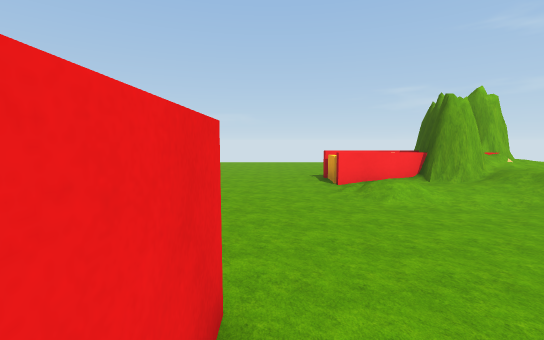
[1] (above)

24 first-person views from a walk through a Unity game level. The camera is 1.4 m above the floor, tilts 6° down and sees 90° across. The floor is counted in squares, 1 m on a side. Each view is taken from the middle of a square. On the plan, view 1 faces up. The plan holds only what a view shows up to about 13 squares ahead; the rest is blank. The place goes on beyond the plan. The player is left out.

[2]
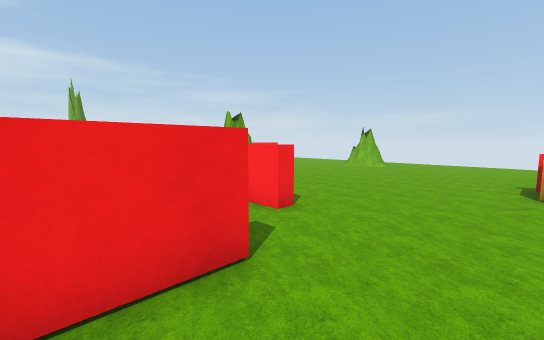

[3]
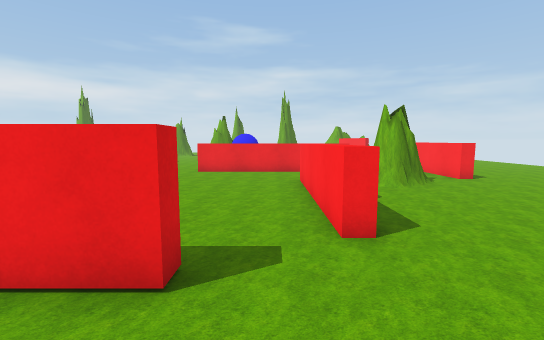

[4]
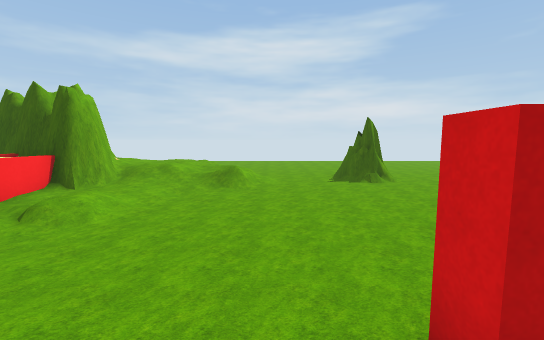

[5]
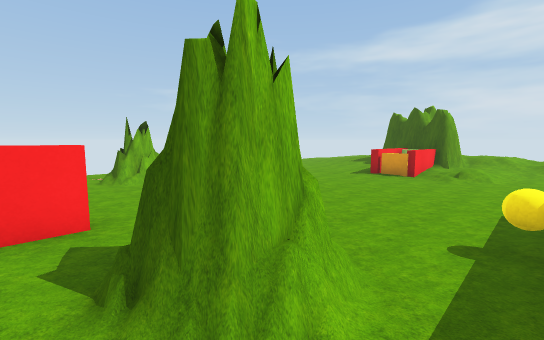

[6]
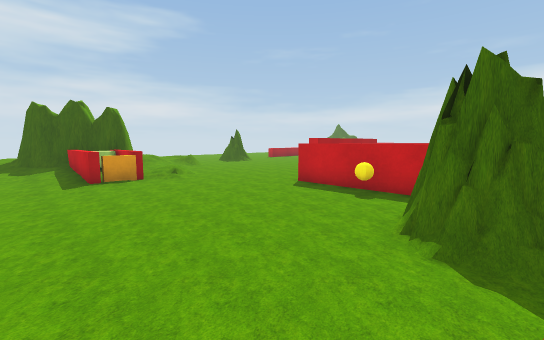

[7]
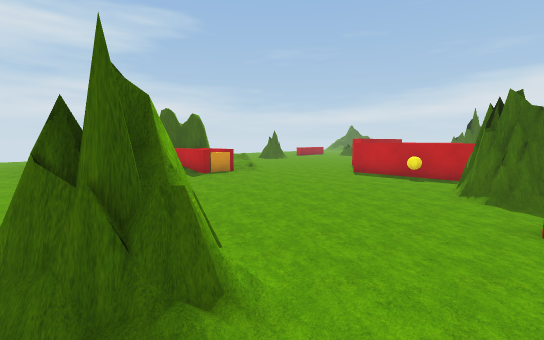

[8]
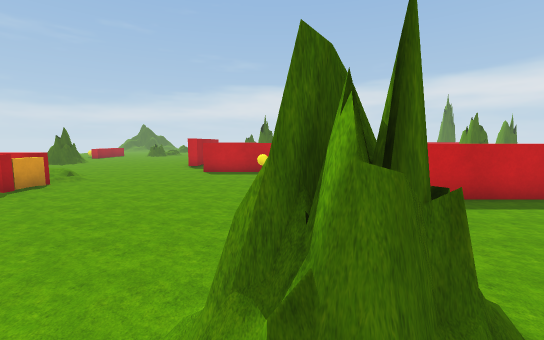

[9]
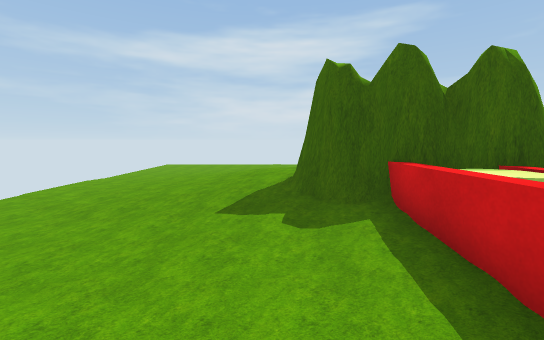

[10]
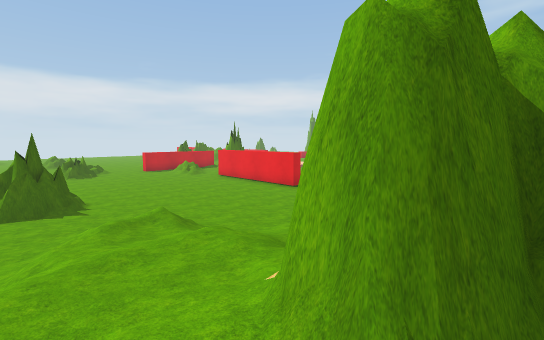

[11]
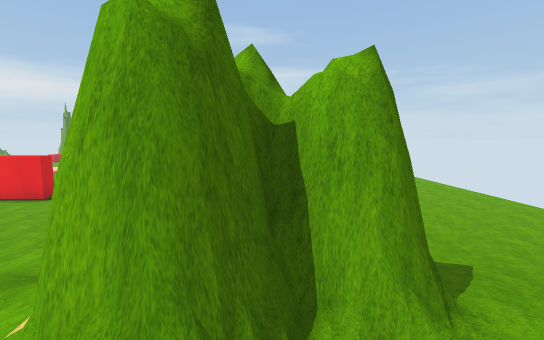

[12]
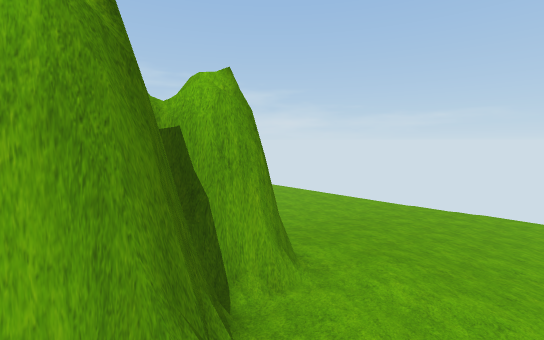

[13]
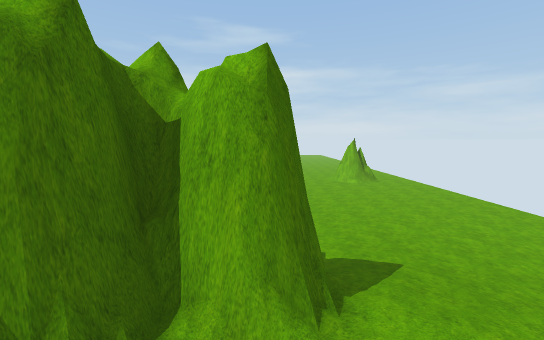

[14]
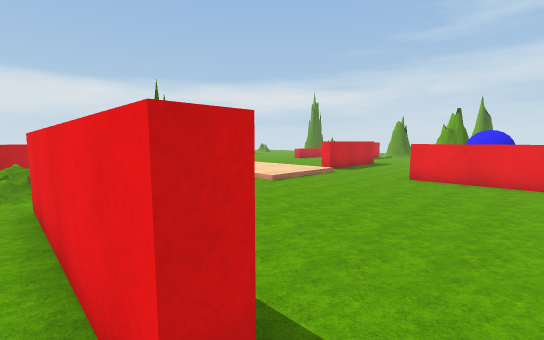

[15]
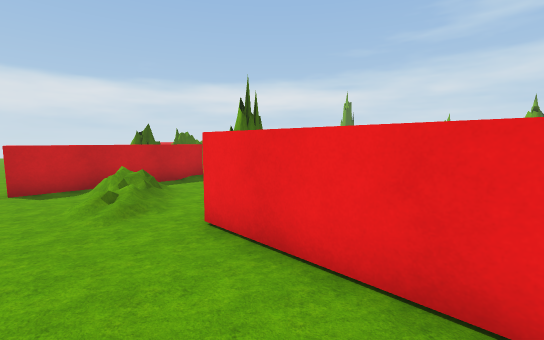

[16]
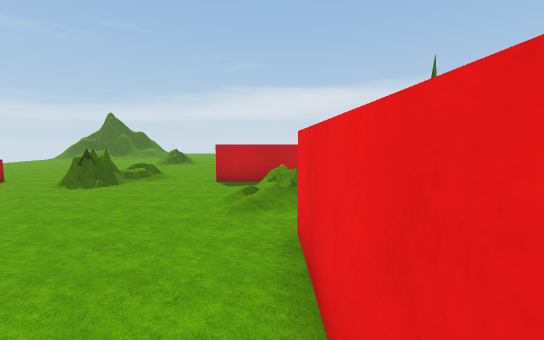

[17]
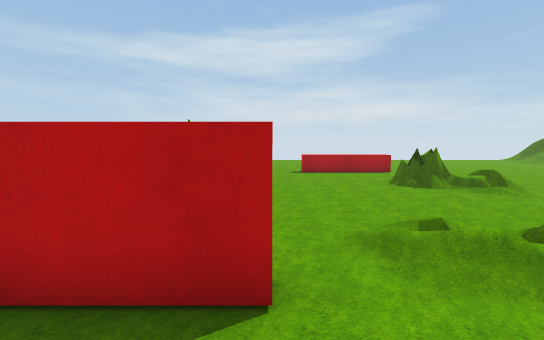

[18]
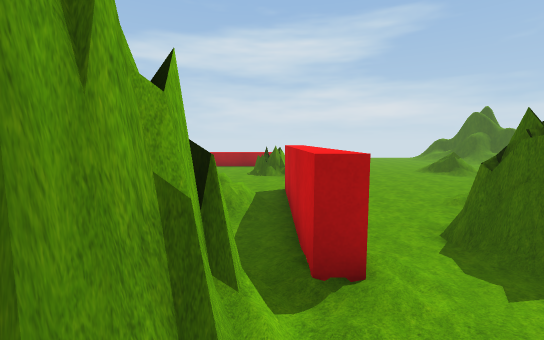

[19]
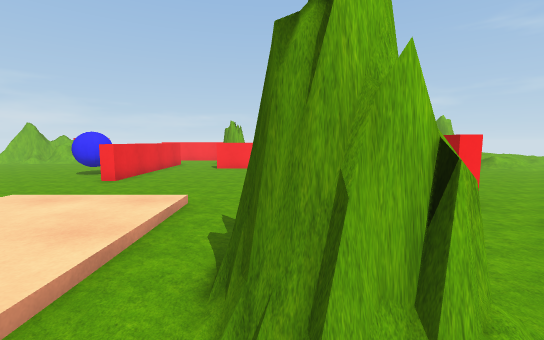

[20]
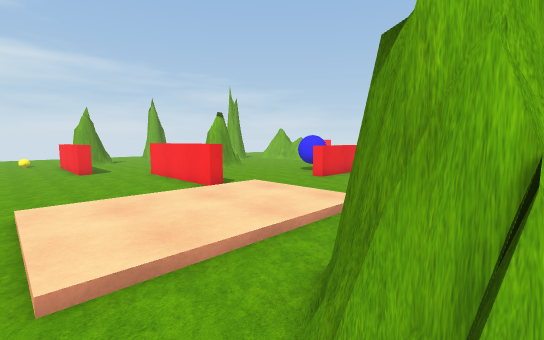

[21]
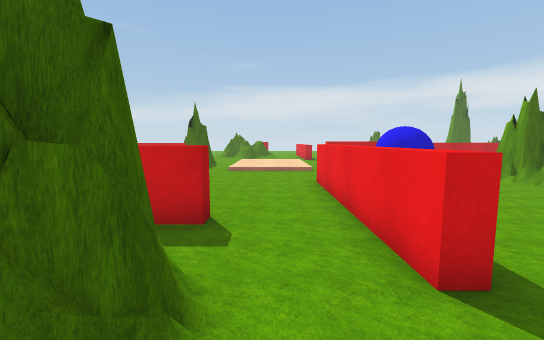

[22]
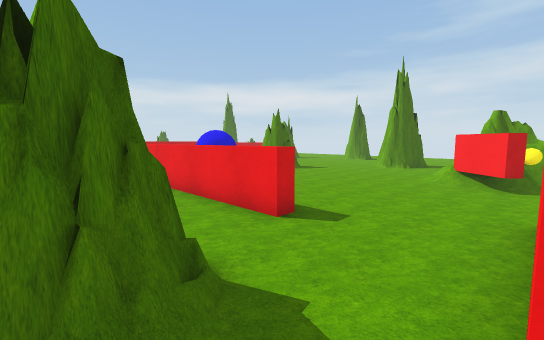

[23]
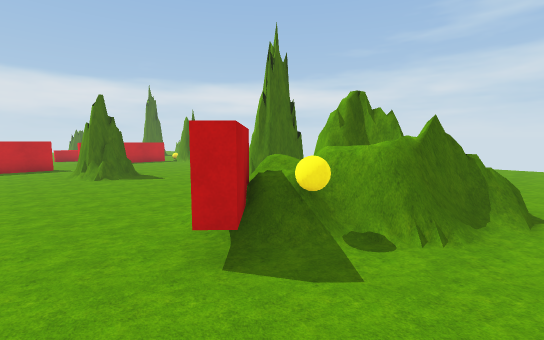

[24]
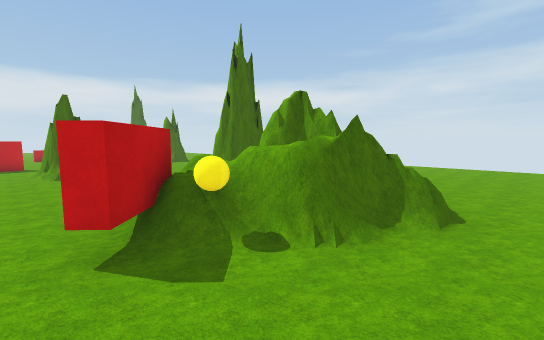

### Floor plan
Key: @ floor where view 1 was taken; # wall or solid block; . main floor; : floor 0.25 m higher than the main floor; + floor 0.5 m higher than the main floor; * floor 0.75 m higher than the main floor; / step, stairs or slope; = window, fence, low wall or low ledge; ^ raised ledge; O other object.
Columns run from 32 left of view 1 to 9 right of it. Each row starts with its distance up from view 1.
 18                             ..............
 17                          .................
 16                         ..##...........:::
 15                      .. ..##..........::::
 14                      ................:/:::
 13 ............... .    ...............://///
 12 ................ .    ..............://+*+
 11 .........  ###...    ...............:/##**
 10  .....   =######...^^^^^^.........====##/*
  9   ..       # ^^#..................==O###/*
  8            ##=#.........##.........::##=*+
  7           =.///.........##=.......///:/*++
  6            ..........^...=.........///////
  5         ### .........^.....O..........////
  4           #  ....... ^..=^^^^^^.......///.
  3             .......  ^....................
  2             .......OO^....................
  1            ........OO^.........#..........
  0            ..###.....^.........#@.......##
 -1             .###.............. #........##
 -2                ..............  #..........
 -3                .............   #..........
 -4                ....../////.  . #..........
 -5                .====#/:::/.    ...........
 -6               ......./:::/.   ..//.......=
 -7             ==......./:::/.# ..//........=
 -8             ........./:::/.###.//.....=..=
 -9            ........../:::/./##.//....===.=
-10            ........../////../=====...#= ..
-11                             ........./   .
-12                             .##........  .
-13                              ##./....... .
-14                                  .........

Positions as (right, up) in squares from view 1, and headings:
1: (0, 0), facing up
2: (2, 0), facing up-left
3: (2, 3), facing left
4: (-2, 3), facing right
5: (-9, 5), facing up-right
6: (-8, 12), facing down-right
7: (-8, 16), facing down-right
8: (-5, 17), facing down
9: (1, 12), facing right
10: (9, 10), facing down-left
11: (9, 10), facing left
12: (9, 9), facing up-left
13: (9, 11), facing left
14: (0, 3), facing down-left
15: (2, 0), facing down-left
16: (0, 0), facing down
17: (-3, -4), facing right
18: (-6, -9), facing right
19: (-5, -10), facing up
20: (-4, -10), facing up-left
21: (-9, 9), facing down
22: (-7, 10), facing down-left
23: (-15, 12), facing down-left
24: (-16, 13), facing down-left
